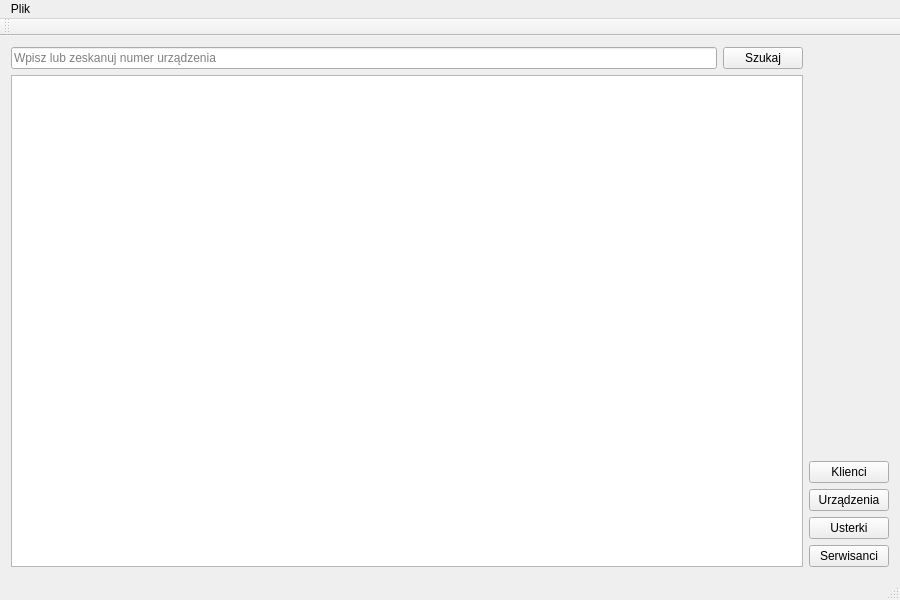
<?xml version="1.0" encoding="UTF-8"?>
<ui version="4.0">
 <class>MainWindow</class>
 <widget class="QMainWindow" name="MainWindow">
  <property name="geometry">
   <rect>
    <x>0</x>
    <y>0</y>
    <width>900</width>
    <height>600</height>
   </rect>
  </property>
  <property name="windowTitle">
   <string>MainWindow</string>
  </property>
  <widget class="QWidget" name="centralWidget">
   <layout class="QHBoxLayout" name="horizontalLayout_2">
    <item>
     <layout class="QVBoxLayout" name="verticalLayout">
      <item>
       <layout class="QHBoxLayout" name="horizontalLayout">
        <item>
         <widget class="QLineEdit" name="idInputField">
          <property name="placeholderText">
           <string>Wpisz lub zeskanuj numer urządzenia</string>
          </property>
         </widget>
        </item>
        <item>
         <widget class="QPushButton" name="searchButton">
          <property name="text">
           <string>Szukaj</string>
          </property>
         </widget>
        </item>
       </layout>
      </item>
      <item>
       <widget class="QTableView" name="tableView"/>
      </item>
     </layout>
    </item>
    <item>
     <layout class="QVBoxLayout" name="verticalLayout_2">
      <item>
       <spacer name="verticalSpacer">
        <property name="orientation">
         <enum>Qt::Vertical</enum>
        </property>
        <property name="sizeHint" stdset="0">
         <size>
          <width>20</width>
          <height>40</height>
         </size>
        </property>
       </spacer>
      </item>
      <item>
       <widget class="QPushButton" name="clientsButton">
        <property name="text">
         <string>Klienci</string>
        </property>
       </widget>
      </item>
      <item>
       <widget class="QPushButton" name="devicesButton">
        <property name="text">
         <string>Urządzenia</string>
        </property>
       </widget>
      </item>
      <item>
       <widget class="QPushButton" name="damagesButton">
        <property name="text">
         <string>Usterki</string>
        </property>
       </widget>
      </item>
      <item>
       <widget class="QPushButton" name="techniciansButton">
        <property name="text">
         <string>Serwisanci</string>
        </property>
       </widget>
      </item>
     </layout>
    </item>
   </layout>
  </widget>
  <widget class="QMenuBar" name="menuBar">
   <property name="geometry">
    <rect>
     <x>0</x>
     <y>0</y>
     <width>900</width>
     <height>25</height>
    </rect>
   </property>
   <widget class="QMenu" name="menuFile">
    <property name="title">
     <string>Plik</string>
    </property>
    <addaction name="actionExit"/>
   </widget>
   <addaction name="menuFile"/>
  </widget>
  <widget class="QToolBar" name="mainToolBar">
   <attribute name="toolBarArea">
    <enum>TopToolBarArea</enum>
   </attribute>
   <attribute name="toolBarBreak">
    <bool>false</bool>
   </attribute>
  </widget>
  <widget class="QStatusBar" name="statusBar"/>
  <action name="actionExit">
   <property name="text">
    <string>Wyjdź</string>
   </property>
  </action>
 </widget>
 <layoutdefault spacing="6" margin="11"/>
 <resources/>
 <connections/>
</ui>
